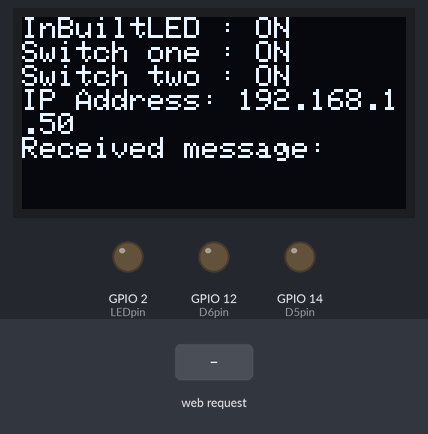
Bench run of a sketch on a simulated ESP8266 (NodeMCU). On the bench: 128×64 one-colour display, output pins drawn as LEDs (lit = HIGH). The test bench sets the inputs (shaded band). WiFi joins after 1.5 s; servers stay silent unless stated; the display library's start-up logo is not drawn; what the sketch prints to the serial monitor is not drawn.

Above: at 5.3 s.
5.4 s: HTTP request GET / received
At 5.9 s:
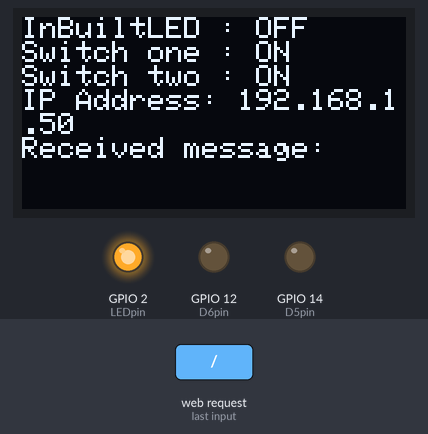
6.9 s: HTTP request GET /D5off received
At 8.1 s:
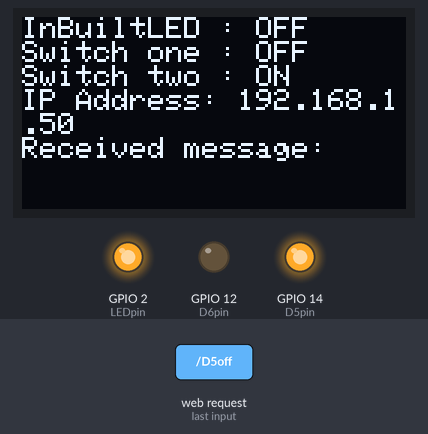
8.4 s: HTTP request GET /D6off received
At 9.3 s:
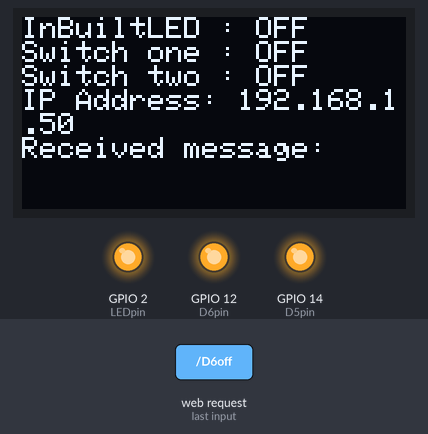
9.9 s: HTTP request GET /ledoff received
At 10.4 s:
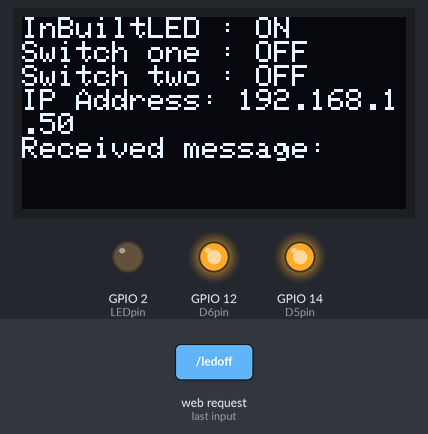
11.4 s: HTTP request GET /D5on received
At 12.6 s:
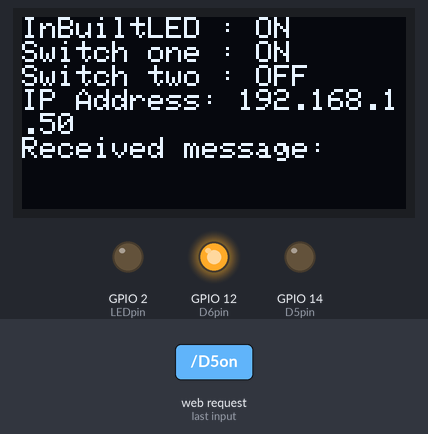
12.9 s: HTTP request GET /ledon received
At 13.7 s:
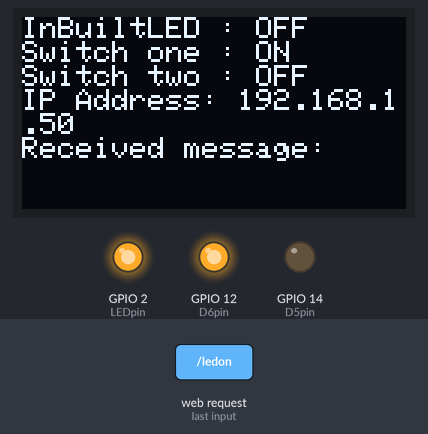
Timing chart, 0 to 15.4 s (numbered marks = the images above; inputs shaded):
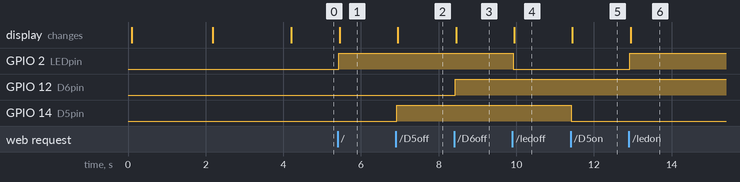

Measured:
- after the input at 5.4 s, GPIO 2 (LEDpin): LOW → HIGH at once; the display: changes after 0.05 s (image 1)
- after the input at 6.9 s, GPIO 14 (D5pin): LOW → HIGH at once; the display: changes after 0.05 s (image 2)
- after the input at 8.4 s, GPIO 12 (D6pin): LOW → HIGH at once; the display: changes after 0.05 s (image 3)
- after the input at 9.9 s, GPIO 2 (LEDpin): HIGH → LOW at once; the display: changes after 0.05 s (image 4)
- after the input at 11.4 s, GPIO 14 (D5pin): HIGH → LOW at once; the display: changes at once (image 5)
- after the input at 12.9 s, GPIO 2 (LEDpin): LOW → HIGH at once; the display: changes at once (image 6)

The sketch:

test_1.ino
```cpp
#include <ESP8266WiFi.h>
#include <ESP8266WebServer.h>
#include <SPI.h>
#include <Wire.h>
#include <Adafruit_GFX.h>
#include <Adafruit_SSD1306.h>

const char* ssid = "pi";  // Enter SSID here
const char* password = "raspberry";  //Enter Password here

ESP8266WebServer server(80);

uint8_t LEDpin = 2;
uint8_t D5pin = 14; // GPIO14 (D5)
const uint8_t D6pin = 12; // GPIO12 (D6)
bool LEDstatus = LOW;
bool D5status = LOW;
bool D6status = LOW;


#define SCREEN_WIDTH 128 // OLED display width, in pixels
#define SCREEN_HEIGHT 64 // OLED display height, in pixels

// Declaration for SSD1306 display connected using I2C
#define OLED_RESET     -1 // Reset pin
#define SCREEN_ADDRESS 0x3C
Adafruit_SSD1306 display(SCREEN_WIDTH, SCREEN_HEIGHT, &Wire, OLED_RESET);
String message; // Global variable to store the received message

void setup() {
  Serial.begin(9600);
  delay(100);
  pinMode(LEDpin, OUTPUT);
  pinMode(D5pin, OUTPUT);  // Initialize D5 as an output
  pinMode(D6pin, OUTPUT);  // Initialize D6 as an output
  // Initialize the OLED display
  if(!display.begin(SSD1306_SWITCHCAPVCC, SCREEN_ADDRESS)) {
    Serial.println(F("SSD1306 allocation failed"));
    for(;;);
  }
  display.display();
  delay(2000);  // Pause for 2 seconds

  // Clear the display buffer
  display.clearDisplay();
  display.setTextSize(1);
  display.setTextColor(SSD1306_WHITE);
  display.setCursor(0,0);
  display.println("Connecting to WiFi...");
  display.display();

  // Connect to WiFi
  Serial.println("Connecting to " + String(ssid));
  WiFi.begin(ssid, password);

  while (WiFi.status() != WL_CONNECTED) {
    delay(1000);
    Serial.print(".");
  }

  Serial.println("");
  Serial.println("WiFi connected..!");
  Serial.print("Got IP: ");
  Serial.println(WiFi.localIP());

  // Setup HTTP server endpoints
  server.on("/", handle_OnConnect);
  server.on("/ledon", handle_ledon);
  server.on("/ledoff", handle_ledoff);
  server.on("/handle_msg",handle_msg);
  server.on("/D5on", handle_D5On);
  server.on("/D5off", handle_D5Off);
  server.on("/D6on", handle_D6On);
  server.on("/D6off", handle_D6Off);
  server.onNotFound(handle_NotFound);

  server.begin();
  Serial.println("HTTP server started");
}

void loop() {
  server.handleClient();

  // Control LED based on LEDstatus
digitalWrite(LEDpin, LEDstatus ? HIGH : LOW);
digitalWrite(D5pin, D5status ? HIGH : LOW);
digitalWrite(D6pin, D6status ? HIGH : LOW);


  // Update OLED display with serial output
  updateDisplay();
}

void handle_OnConnect() {
  LEDstatus = HIGH;
  server.send(200, "text/html", SendHTML(false));
}

void handle_ledon() {
  LEDstatus = HIGH;
  server.send(200, "text/html", SendHTML(true));
}

void handle_ledoff() {
  LEDstatus = LOW;
  server.send(200, "text/html", SendHTML(false));
}


void handle_D5On() {
  D5status = LOW;
  server.send(200, "text/html", SendHTML(true));
}

void handle_D5Off() {
  D5status = HIGH;
  server.send(200, "text/html", SendHTML(false));
}

void handle_D6On() {
  D6status = LOW;
  server.send(200, "text/html", SendHTML(true));
}

void handle_D6Off() {
 D6status = HIGH;
  server.send(200, "text/html", SendHTML(false));
}


void handle_msg() {
  if (server.args() > 0) { // Check if there are any arguments in the request
    for (uint8_t i = 0; i < server.args(); i++) { // Iterate through each argument
      if (server.argName(i) == "message") { // Check if the argument is named "message"
        message = server.arg(i); // Store the value of the "message" argument
        break; // Exit the loop after finding the "message" argument
      }
    }
  }

  // Process the received message
  // Here you can perform any actions you want with the received message
  // For this example, let's just print the message to the Serial monitor
  Serial.print("Received message: ");
  Serial.println(message);

  // Update the OLED display with the latest message
  updateDisplay();

  // You can add further processing logic here based on the received message

  // Send a response back to the client
  server.send(200, "text/plain", "Message received: " + message);
}


void handle_NotFound(){
  server.send(404, "text/plain", "Not found");
}

String SendHTML(uint8_t led) {
  String ptr = "<!DOCTYPE html>\n";
  ptr +="<html>\n";
  ptr +="<head>\n";
  ptr +="<title>LED Control</title>\n";
  ptr +="</head>\n";
  ptr +="<body>\n";
  ptr +="<h1>LED</h1>\n";
  ptr +="<p>Click to switch LED on and off.</p>\n";

  // Control for the main LED
  ptr +="<form method=\"get\">\n";
  if(led)
    ptr +="<input type=\"button\" value=\"LED ON\" onclick=\"window.location.href='/ledon'\">\n";
  else
    ptr +="<input type=\"button\" value=\"LED OFF\" onclick=\"window.location.href='/ledoff'\">\n";
  ptr +="</form>\n";

  // Message form
  ptr += "<form method=\"get\" action=\"/handle_msg\">\n";
  ptr += "<input type=\"text\" name=\"message\">\n";
  ptr += "<input type=\"submit\" value=\"Send Message\">\n";
  ptr += "</form>\n";

  // Control for D5
  ptr +="<form method=\"get\">\n";
  if(led)
    ptr +="<input type=\"button\" value=\"LED ON\" onclick=\"window.location.href='/D5off'\">\n";
  else
    ptr +="<input type=\"button\" value=\"LED OFF\" onclick=\"window.location.href='/D5on'\">\n";
  ptr +="</form>\n";

  // Control for D6
  ptr +="<form method=\"get\">\n";
  if(led)
    ptr +="<input type=\"button\" value=\"LED ON\" onclick=\"window.location.href='/D6off'\">\n";
  else
    ptr +="<input type=\"button\" value=\"LED OFF\" onclick=\"window.location.href='/D6on'\">\n";
  ptr +="</form>\n";

  ptr +="<p><a href=\"/temp\">Get Temperature</a></p>\n";
  ptr +="<p><a href=\"/humidity\">Get Humidity</a></p>\n";
  ptr +="</body>\n";
  ptr +="</html>\n";
  return ptr;
}


void updateDisplay() {
  // Clear the display buffer
  display.clearDisplay();
  display.setTextSize(1);
  display.setTextColor(SSD1306_WHITE);
  display.setCursor(0,0);

  // Print serial outputs
  display.println("InBuiltLED : " + String(LEDstatus ? "OFF" : "ON"));
   display.println("Switch one : " + String(D5status ? "OFF" : "ON"));
  display.println("Switch two : " + String(D6status ? "OFF" : "ON"));
  display.println("IP Address: " + WiFi.localIP().toString());
  display.println("Received message:"); // Display a label
  display.println(message);
  // Display buffer on OLED
  display.display();
}
```
